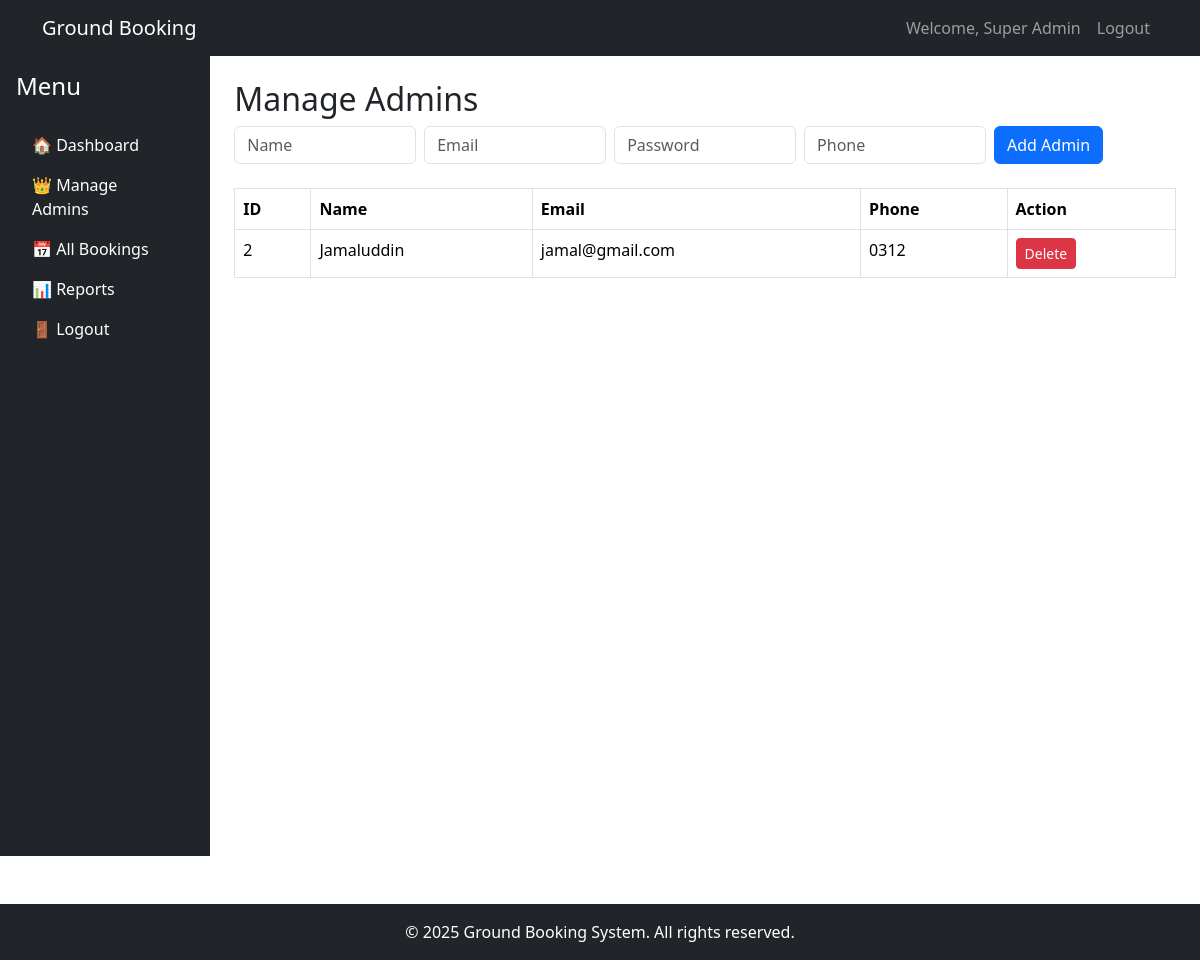
The app's page /superadmin/admins.php (signed in) with its own data.
### tables this page shows
CREATE TABLE `users` (
  `id` int(11) NOT NULL,
  `name` varchar(100) NOT NULL,
  `email` varchar(150) NOT NULL,
  `password` varchar(255) NOT NULL,
  `role` enum('superadmin','admin','staff','customer') NOT NULL,
  `parent_admin_id` int(11) DEFAULT NULL,
  `phone` varchar(20) DEFAULT NULL,
  `status` tinyint(1) DEFAULT 1,
  `created_at` timestamp NOT NULL DEFAULT current_timestamp()
);

### superadmin/admins.php (the view, shortened to what this page needs)
<?php
include '../config/db.php';
?>
<?php include '../includes/header.php'; ?>
<div class="d-flex">
    <?php include '../includes/sidebar.php'; ?>
    <div class="container-fluid p-4">
        <h2>Manage Admins</h2>
        <form method="POST" class="mb-4">
            <div class="row g-2">
                <div class="col"><input type="text" name="name" class="form-control" placeholder="Name" required></div>
                <div class="col"><input type="email" name="email" class="form-control" placeholder="Email" required></div>
                <div class="col"><input type="password" name="password" class="form-control" placeholder="Password" required></div>
                <div class="col"><input type="text" name="phone" class="form-control" placeholder="Phone"></div>
                <div class="col"><button type="submit" name="add" class="btn btn-primary">Add Admin</button></div>
            </div>
        </form>
        <table class="table table-bordered">
            <thead>
                <tr><th>ID</th><th>Name</th><th>Email</th><th>Phone</th><th>Action</th></tr>
            </thead>
            <tbody>
                <?php
                $result = $conn->query("SELECT * FROM users WHERE role='admin'");
                while ($row = $result->fetch_assoc()) {
                    echo "<tr>
                        <td>{$row['id']}</td>
                        <td>{$row['name']}</td>
                        <td>{$row['email']}</td>
                        <td>{$row['phone']}</td>
                        <td><a href='?delete={$row['id']}' class='btn btn-danger btn-sm'>Delete</a></td>
                    </tr>";
                }
                ?>
            </tbody>
        </table>
    </div>
</div>
<?php include '../includes/footer.php'; ?>

### records on screen
users: id "2", name "Jamaluddin", email "jamal@gmail.com", phone "0312"

### other values on screen
$_SESSION['name'] "Super Admin"
